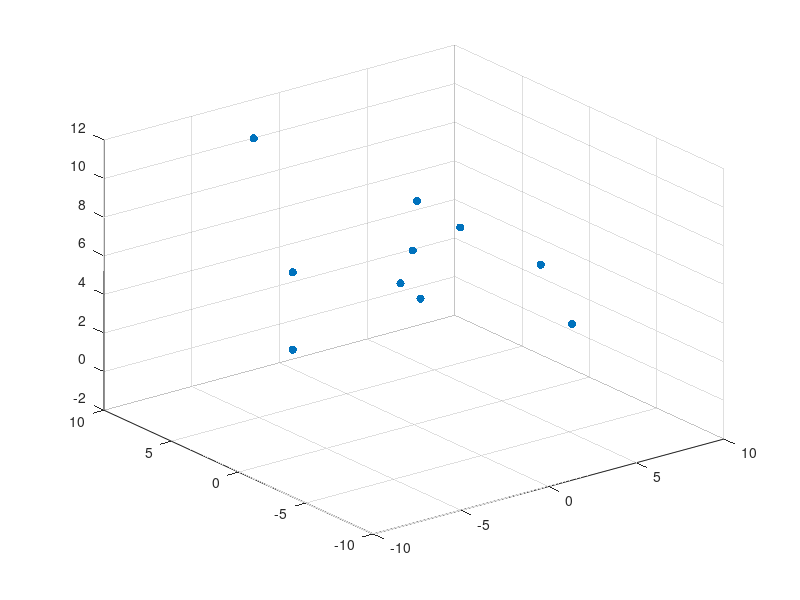

MATLAB code for this plot: (Note: this script raises an error after producing the figure.)
%% Test 1
figure(1)
P = [3,4,5;9,0,1;4,5,7;0,1,5;8,1,4; 0 9 -1; -5 -7 8; -3 8 11; 0 9 3; 8 7 4];
% Plotting the original points
scatter3(P(:,1), P(:,2), P(:,3), 'filled', 'b')
hold on
% ConvexHull Algorithm
GiftWrap(P)

%% Test 2
figure(2)
P2 = [0, 4, -17;1,2,1;3,4,5;9,0,1;4,5,7;0 0 -1; 0,1,5;8,1,4; 0 9 -1; -5 -7 8; -3 8 11; 1 2 -1; 0 7 5; 13 -7 8; -5 -5 10];
% Plotting the original points
scatter3(P2(:,1), P2(:,2), P2(:,3), 'filled', 'b')
hold on
% ConvexHull Algorithm
GiftWrap(P2)

%% Test 3
figure(3)
a = -15;
b = 15;
M(:,1) = (b-a).*rand(100,1) + a;
M(:,2) = (b-a).*rand(100,1) + a;
M(:,3) = (b-a).*rand(100,1) + a;
% Plotting the original points
scatter3(M(:,1), M(:,2), M(:,3), 'filled', 'b')
hold on
% ConvexHull Algorithm
GiftWrap(M)


%% Test 4
figure(4)
a = -37;
b = 65;
N(:,1) = (b-a).*rand(1000,1) + a;
N(:,2) = (b-a).*rand(1000,1) + a;
N(:,3) = (b-a).*rand(1000,1) + a;
% Plotting the original points
scatter3(N(:,1), N(:,2), N(:,3), 'filled', 'b')
hold on
% ConvexHull Algorithm
GiftWrap(N)

%% Test 5
figure(5)
a = -10;
b = 10;
O(:,1) = (b-a).*rand(1000,1) + a;
O(:,2) = (b-a).*rand(1000,1) + a;
O(:,3) = (b-a).*rand(1000,1) + a;
% Plotting the original points
scatter3( O(:,1), O(:,2), O(:,3), 'filled', 'b')
hold on
% ConvexHull Algorithm
GiftWrap(O)

%% Test 6
figure(6)
a = -20;
b = 50;
R(:,1) = (b-a).*rand(1000,1) + a;
R(:,2) = (b-a).*rand(1000,1) + a;
R(:,3) = (b-a).*rand(1000,1) + a;

% Plotting the original points
scatter3(R(:,1), R(:,2), R(:,3), 'filled', 'b')
hold on
% ConvexHull Algorithm
GiftWrap(R)

%% Test 7
figure(7)
a = -100;
b = 78;
S(:,1) = (b-a).*randn(10000,1) + a;
S(:,2) = (b-a).*randn(10000,1) + a;
S(:,3) = (b-a).*randn(10000,1) + a;

% Plotting the original points
scatter3(S(:,1), S(:,2), S(:,3), 'filled', 'b')
hold on
% ConvexHull Algorithm
GiftWrap(S)
